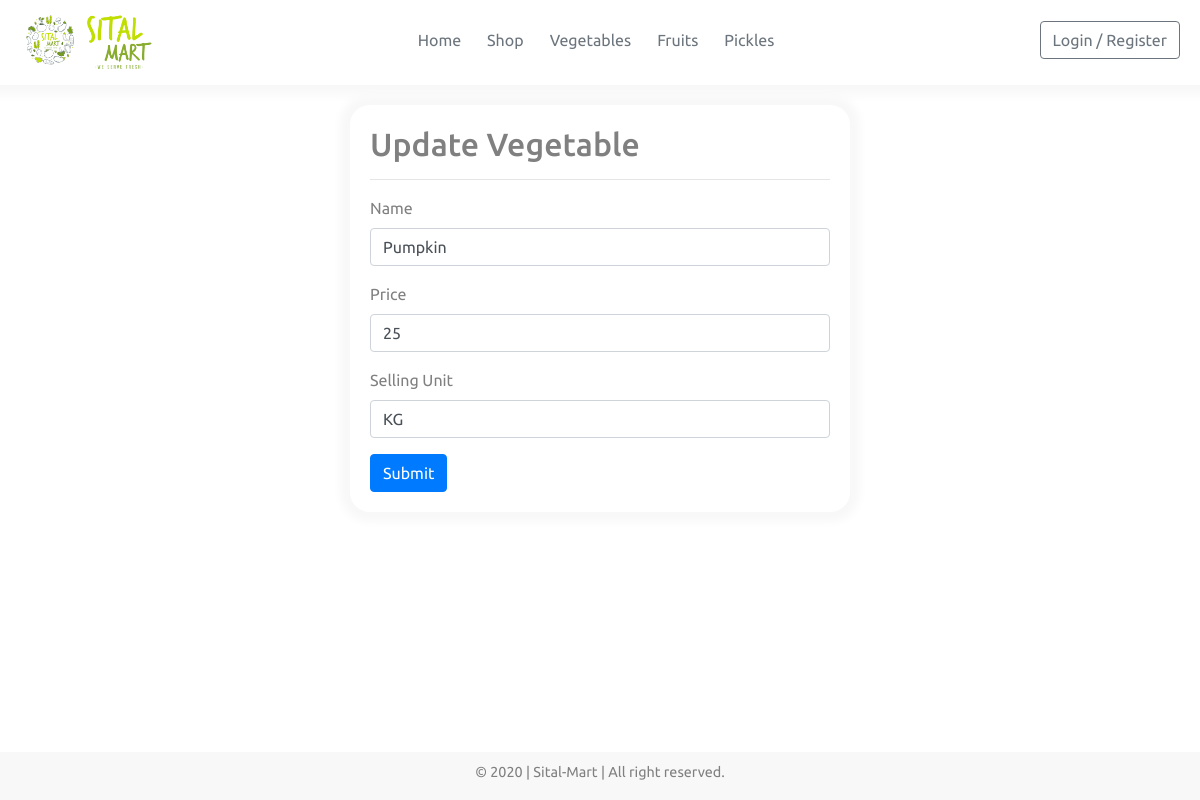
Page /vegetable/2/update on the earlier database version.
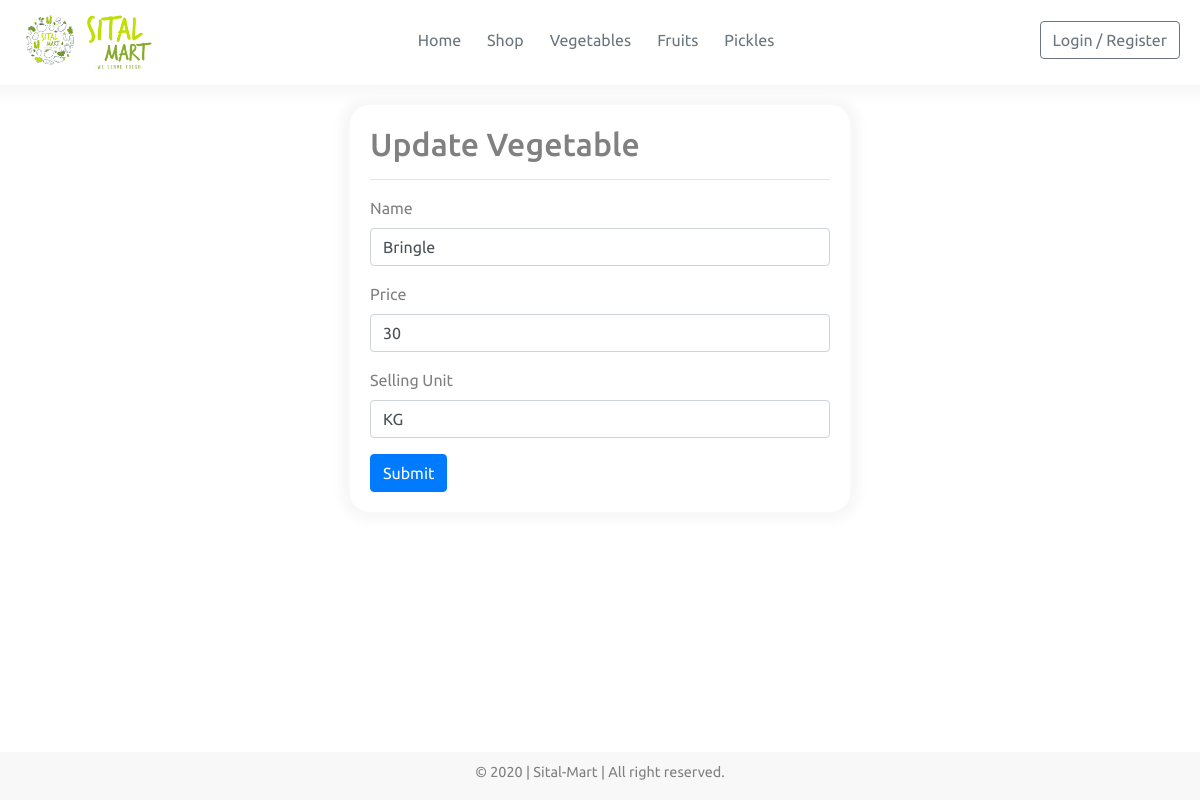
Same page on the later database version.
### app.py (models this page shows, shortened)
class Vegetable(db.Model):
    id = db.Column(db.Integer, primary_key=True, autoincrement=True)
    name = db.Column(db.String(100), nullable=False)
    image = db.Column(db.String(20), default="default.png")
    price = db.Column(db.String(50), nullable=False)
    selling_unit = db.Column(db.String(20), nullable=False)

### app.py (the view, shortened to what this page needs)
@app.route("/vegetable/<int:id>/update", methods=["GET","POST"])
def update_vegetable(id):
    vegetable = Vegetable.query.get(int(id))
    form = VegetableForm()
    form.name.data = vegetable.name
    form.price.data = vegetable.price
    form.selling_unit.data = vegetable.selling_unit
    return render_template("update-vegetable.html", form=form, id=vegetable.id)

### forms.py
class VegetableForm(FlaskForm):
    name = StringField("Name", validators=[DataRequired()])
    price = StringField("Price", validators=[DataRequired()])
    selling_unit = StringField("Selling Unit", validators=[DataRequired()])
    image = FileField("Image", validators=[FileAllowed(['png', 'jpg', 'jpeg'])])
    submit = SubmitField("Submit")

### templates/update-vegetable.html (shortened to what this page needs)
{% extends 'base.html' %}
{% block content %}
<div class="container">
    <div class="form-container">
        <h2>Update Vegetable</h2>
        <hr>
        <form action="{{ url_for('update_vegetable', id=id) }}" method="POST">
            <div class="form-group">
                {{ form.name.label(for_="name") }}
                {{ form.name(class_="form-control", placeholder="Vegetable Name", id="name") }}
            </div>
            <div class="form-group">
                {{ form.price.label(for_="price") }}
                {{ form.price(class_="form-control", placeholder="Price", id="price") }}
            </div>
            <div class="form-group">
                {{ form.selling_unit.label(for_="selling_unit") }}
                {{ form.selling_unit(class_="form-control", placeholder="Selling Unit(KG)", id="selling_unit") }}
            </div>
            {{ form.submit(class_="btn btn-primary") }}
        </form>
    </div>
</div>
{% endblock %}

### templates/base.html (shortened to what this page needs)
<!DOCTYPE html>
<html lang="en">
<head>
    <link rel="stylesheet" href="https://cdnjs.cloudflare.com/ajax/libs/font-awesome/4.7.0/css/font-awesome.min.css">
    <link rel="stylesheet" href="https://maxcdn.bootstrapcdn.com/bootstrap/4.0.0/css/bootstrap.min.css">
    <link rel="stylesheet" href="{{ url_for('static', filename='css/main.css') }}">
    <link rel="stylesheet" href="{{ url_for('static', filename='css/style.css') }}">
</head>
<body>
    <div class="page-wrapper">
        <div class="content-wrapper" id="content-wrap">
            {% include 'header.html' %}
            {% block content %}{% endblock %}
        </div>
        {% include 'footer.html' %}
        {% include 'alert-template.html' %}
    </div>
</body>
</html>

### templates/header.html
<header>
    <div class="logo">
        <a href="{{ url_for('home') }}">
            <img src="{{ url_for('static', filename='assets/text-and-logo.png') }}" alt="logo">
        </a>
    </div>
    <nav>
        <ul>
            <li><a href="{{ url_for('home') }}" class="btn text-muted">Home</a></li>
            <li><a href="#shop" class="btn text-muted">Shop</a></li>
            <li><a href="#vegetables" class="btn text-muted">Vegetables</a></li>
            <li><a href="#fruits" class="btn text-muted">Fruits</a></li>
            <li><a href="#pickles" class="btn text-muted">Pickles</a></li>
        </ul>
    </nav>
    <div>
        {% if username %}
            <a href="{{ url_for('add_vegetable') }}" class="btn btn-info">Add</a>
            <a href="{{ url_for('settings') }}" class="btn btn-outline-secondary">{{ username }}</a>
        {% else %}
            <a href="{{ url_for('login') }}" class="btn btn-outline-secondary">Login / Register</a>
        {% endif %}
    </div>
</header>

### templates/footer.html
<footer id="footer">
    <p class="text-center">&copy; 2020 | Sital-Mart | All right reserved.</p>
</footer>

### templates/alert-template.html (shortened to what this page needs)
<div class="alert-wrapper">
</div>

### static/css/main.css (style rules this page uses)
*, html, body { margin: 0; padding: 0; color: gray; font-family: 'Ubuntu', sans-serif; }
.page-wrapper { position: relative; min-height: 100vh; }
#content-wrap { padding-bottom: 3.5rem; }
#footer { position: absolute; bottom: 0; width: 100%; height: 3rem; }
.alert-wrapper { position: absolute; width: 30%; padding: 10px; bottom: 0; right: 10px; }

### static/css/style.css (style rules this page uses)
header { display: flex; background: white; padding: 10px 20px; box-shadow: 0px 0px 10px 10px #f8f8f8; justify-content: space-between; align-items: baseline; margin-bottom: 20px; }
.logo img { height: 60px; width: auto; }
ul { list-style: none; display: flex; }
.form-container { padding: 20px; margin: 10px auto; max-width: 500px; box-shadow: 0px 0px 10px 10px #f8f8f8; background: white; border-radius: 20px; }
footer { background: #f8f8f8; }
footer p { font-size: .9rem; color: gray; padding-top: 10px; }

Differences in the rows shown:
changed Vegetable "KG": name "Pumpkin" → "Bringle"; price "25" → "30"
